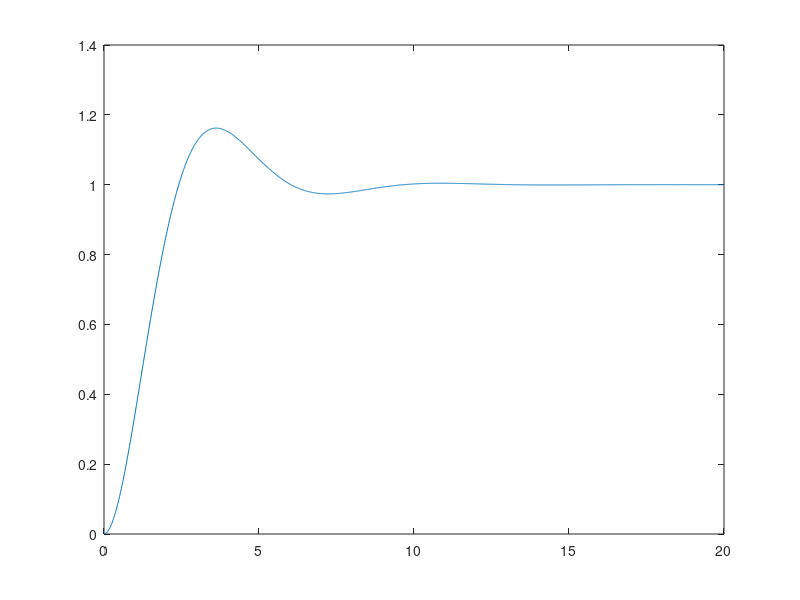

Source code (MATLAB):
% MATLAB script for Illustrative Problem 7.13.
echo on
num=[0.01 1];
den=[1 1.01 1];
[a,b,c,d]=tf2ss(num,den);
dt=0.01;
u=ones(1,2000);
x=zeros(2,2001);
for i=1:2000
    x(:,i+1)=x(:,i)+dt.*a*x(:,i)+dt.*b*u(i);
    y(i)=c*x(:,i);
    echo off;
end
echo on;
t=[0:dt:20];
plot(t(1:2000),y)